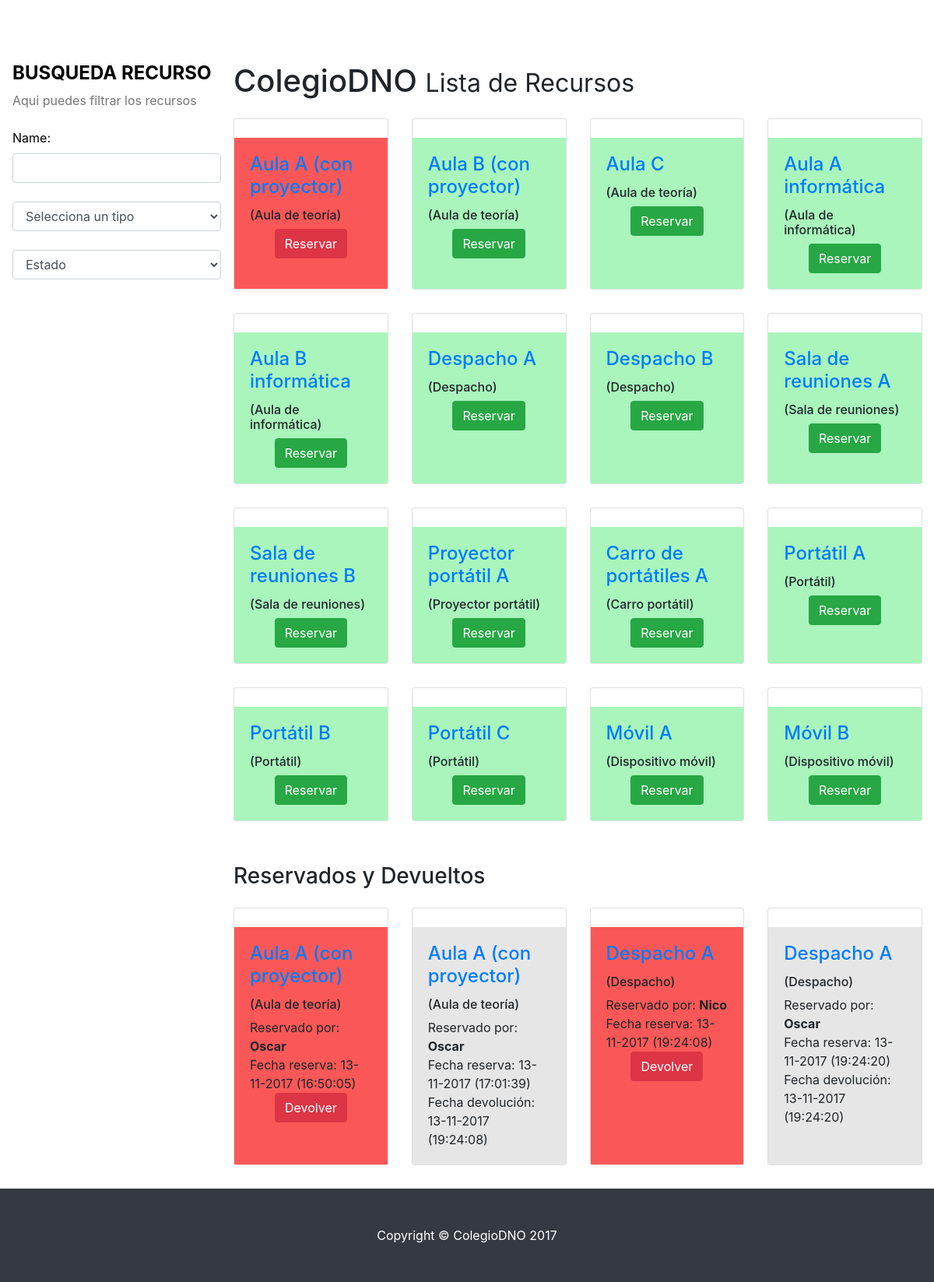
The page / on the database its author committed.
### tables this page shows
CREATE TABLE `tbl_recursos` (
  `recurso_id` int(3) NOT NULL,
  `recurso_nombre` varchar(100) NOT NULL,
  `recurso_tipo` enum('Aula de teoría','Aula de informática','Despacho','Sala de reuniones','Proyector portátil','Carro portátil','Portátil','Dispositivo móvil') NOT NULL,
  `recurso_img` text NOT NULL,
  `recurso_estado` enum('Disponible','Reservado') NOT NULL
);

CREATE TABLE `tbl_reservasrecursos` (
  `reservarecurso_id` int(3) NOT NULL,
  `reservarecurso_recurso` int(3) NOT NULL,
  `reservarecurso_fechareserva` datetime DEFAULT CURRENT_TIMESTAMP,
  `reservarecurso_fechadevolucion` datetime DEFAULT CURRENT_TIMESTAMP,
  `reservarecurso_usuario` int(3) DEFAULT NULL,
  `reservarecurso_estado` enum('Reservado','Devuelto') NOT NULL
);

CREATE TABLE `tbl_usuarios` (
  `usuario_id` int(3) NOT NULL,
  `usuario_nombre` varchar(100) NOT NULL,
  `usuario_pw` varchar(25) NOT NULL
);

### index.php (the view, shortened to what this page needs)
<!DOCTYPE html>
<html lang="en">
<head>
  <link rel="stylesheet" href="https://cdnjs.cloudflare.com/ajax/libs/font-awesome/4.7.0/css/font-awesome.min.css">
  <link href="css/4-col-portfolio.css" rel="stylesheet">
</head>
<body>
  <nav class="w3-sidebar w3-collapse w3-white w3-animate-left" style="z-index:3;width:300px;" id="mySidebar"><br>
    <div class="w3-container">
      <h4><b>BUSQUEDA RECURSO</b></h4>
      <p class="w3-text-grey">Aqui puedes filtrar los recursos</p>
    </div>
    <div class="w3-bar-block">
      <div class="form-group w3-bar-item">
        <label for="usr">Name:</label>
        <input type="text" class="form-control" id="usr">
        <br/>
        <select class="form-control" id="selector 1">
        <option disabled selected>Selecciona un tipo</option>
      </select>
      <br/>
        <select class="form-control" id="selector 1" onChange="this.style.backgroundColor=this.options[this.selectedIndex].style.backgroundColor">
        <option style="background-color: white; color: black;" disabled selected>Estado</option>
    </select>
  </nav>
  <div class="container">
    <h1 class="my-4">ColegioDNO
        <small>Lista de Recursos</small>
    </h1>
    <div class="row">
    <?php
      $conexion = mysqli_connect("localhost","root","","colegiodno");
      $query = "SELECT * FROM tbl_recursos";
      $lanzarquery = mysqli_query($conexion,$query);
      while($resultado=mysqli_fetch_array($lanzarquery)){
        if($resultado['recurso_estado']=="Disponible"){
          echo "<div class='col-lg-3 col-md-4 col-sm-6 portfolio-item'>";
            echo "<div class='card h-100'>";
              echo "<a href='#''><img class='card-img-top' src='img/Aula.jpg' alt=''></a>";
              echo "<div class='card-body' style='background-color:#A9F5BC;'>";
                echo "<h4 class='card-title'>";
                    echo "<a href='#'>$resultado[recurso_nombre]</a>";
                  echo "</h4>";
                echo "<h6>($resultado[recurso_tipo])</h6>";
                echo "<button type='button' class='btn btn-success boton'>Reservar</button>";
              echo "</div>";
            echo "</div>";
          echo "</div>";
        } else {
          echo "<div class='col-lg-3 col-md-4 col-sm-6 portfolio-item'>";
            echo "<div class='card h-100'>";
              echo "<a href='#''><img class='card-img-top' src='img/Aula.jpg' alt=''></a>";
              echo "<div class='card-body' style='background-color:#FA5858;'>";
                echo "<h4 class='card-title'>";
                    echo "<a href='#'>$resultado[recurso_nombre]</a>";
                  echo "</h4>";
                echo "<h6>($resultado[recurso_tipo])</h6>";
                echo "<button type='button' class='btn btn-danger boton'>Reservar</button>";
              echo "</div>";
            echo "</div>";
          echo "</div>";
        }
    }
    echo "</div>";
    ?>
    <h3 class="my-4">Reservados y Devueltos</h3>
    <?php
    echo "<div class='row'>";
    $q = "SELECT tbl_reservasrecursos.reservarecurso_id, tbl_recursos.recurso_nombre, tbl_recursos.recurso_tipo, tbl_recursos.recurso_img, tbl_usuarios.usuario_nombre, tbl_reservasrecursos.reservarecurso_estado, tbl_reservasrecursos.reservarecurso_fechareserva, tbl_reservasrecursos.reservarecurso_fechadevolucion
    FROM ((`tbl_reservasrecursos`
    INNER JOIN tbl_recursos ON tbl_reservasrecursos.reservarecurso_recurso = tbl_recursos.recurso_id)
    INNER JOIN tbl_usuarios ON tbl_reservasrecursos.reservarecurso_usuario = tbl_usuarios.usuario_id)";
    $busqueda = mysqli_query($conexion, $q);
    while ($result=mysqli_fetch_array($busqueda)){
      if($result['reservarecurso_estado']=="Reservado"){
        echo "<div class='col-lg-3 col-md-4 col-sm-6 portfolio-item'>";
          echo "<div class='card h-100'>";
            echo "<a href='#''><img class='card-img-top' src='img/Aula.jpg' alt=''></a>";
            echo "<div class='card-body' style='background-color:#FA5858;'>";
              echo "<h4 class='card-title'>";
                  echo "<a href='#'>$result[recurso_nombre]</a>";
                echo "</h4>";
              echo "<h6>($result[recurso_tipo])</h6>";
              echo "Reservado por: <b>$result[usuario_nombre] </b></br>";
              echo "Fecha reserva: ";
              echo date ('d-m-Y', strtotime($result['reservarecurso_fechareserva']));
              echo " (";
              echo date ('G:i:s', strtotime($result['reservarecurso_fechareserva']));
              echo ")";
                echo "<button type='button' class='btn btn-danger boton'>Devolver</button>";
            echo "</div>";
          echo "</div>";
        echo "</div>";
      } else {
        echo "<div class='col-lg-3 col-md-4 col-sm-6 portfolio-item'>";
          echo "<div class='card h-100'>";
            echo "<a href='#''><img class='card-img-top' src='img/Aula.jpg' alt=''></a>";
            echo "<div class='card-body' style='background-color:#E6E6E6;'>";
              echo "<h4 class='card-title'>";
                  echo "<a href='#'>$result[recurso_nombre]</a>";
                echo "</h4>";
              echo "<h6>($result[recurso_tipo])</h6>";
              echo "Reservado por: <b>$result[usuario_nombre] </b></br>";
              echo "Fecha reserva: ";
              echo date ('d-m-Y', strtotime($result['reservarecurso_fechareserva']));
              echo " (";
              echo date ('G:i:s', strtotime($result['reservarecurso_fechareserva']));
              echo ") </br>";
              echo "Fecha devolución: ";
              echo date ('d-m-Y', strtotime($result['reservarecurso_fechadevolucion']));
              echo " (";
              echo date ('G:i:s', strtotime($result['reservarecurso_fechadevolucion']));
              echo ")";
            echo "</div>";
          echo "</div>";
        echo "</div>";
      }
    }
    echo "</div>";
    ?>
    </div>
  <footer class="py-5 bg-dark">
      <p class="m-0 text-center text-white">Copyright &copy; ColegioDNO 2017</p>
  </footer>
</body>
</html>

### rows shown on the page
tbl_recursos: recurso_nombre "Aula A (con proyector)", recurso_tipo "Aula de teoría"
tbl_recursos: recurso_nombre "Aula B (con proyector)", recurso_tipo "Aula de teoría"
tbl_recursos: recurso_nombre "Aula C", recurso_tipo "Aula de teoría"
tbl_recursos: recurso_nombre "Aula A informática", recurso_tipo "Aula de informática"
tbl_recursos: recurso_nombre "Aula B informática", recurso_tipo "Aula de informática"
tbl_recursos: recurso_nombre "Despacho A", recurso_tipo "Despacho"
tbl_recursos: recurso_nombre "Despacho B", recurso_tipo "Despacho"
tbl_recursos: recurso_nombre "Sala de reuniones A", recurso_tipo "Sala de reuniones"
tbl_recursos: recurso_nombre "Sala de reuniones B", recurso_tipo "Sala de reuniones"
tbl_recursos: recurso_nombre "Proyector portátil A", recurso_tipo "Proyector portátil"
tbl_recursos: recurso_nombre "Carro de portátiles A", recurso_tipo "Carro portátil"
tbl_recursos: recurso_nombre "Portátil A", recurso_tipo "Portátil"
tbl_recursos: recurso_nombre "Portátil B", recurso_tipo "Portátil"
tbl_recursos: recurso_nombre "Portátil C", recurso_tipo "Portátil"
tbl_recursos: recurso_nombre "Móvil A", recurso_tipo "Dispositivo móvil"
tbl_recursos: recurso_nombre "Móvil B", recurso_tipo "Dispositivo móvil"
tbl_reservasrecursos: reservarecurso_recurso.recurso_nombre "Aula A (con proyector)", reservarecurso_recurso.recurso_tipo "Aula de teoría", reservarecurso_usuario.usuario_nombre "Oscar", reservarecurso_fechareserva "13-11-2017", reservarecurso_fechareserva "16:50:05"
tbl_reservasrecursos: reservarecurso_recurso.recurso_nombre "Aula A (con proyector)", reservarecurso_recurso.recurso_tipo "Aula de teoría", reservarecurso_usuario.usuario_nombre "Oscar", reservarecurso_fechareserva "13-11-2017", reservarecurso_fechareserva "17:01:39", reservarecurso_fechadevolucion "13-11-2017", reservarecurso_fechadevolucion "19:24:08"
tbl_reservasrecursos: reservarecurso_recurso.recurso_nombre "Despacho A", reservarecurso_recurso.recurso_tipo "Despacho", reservarecurso_usuario.usuario_nombre "Nico", reservarecurso_fechareserva "13-11-2017", reservarecurso_fechareserva "19:24:08"
tbl_reservasrecursos: reservarecurso_recurso.recurso_nombre "Despacho A", reservarecurso_recurso.recurso_tipo "Despacho", reservarecurso_usuario.usuario_nombre "Oscar", reservarecurso_fechareserva "13-11-2017", reservarecurso_fechareserva "19:24:20", reservarecurso_fechadevolucion "13-11-2017", reservarecurso_fechadevolucion "19:24:20"
